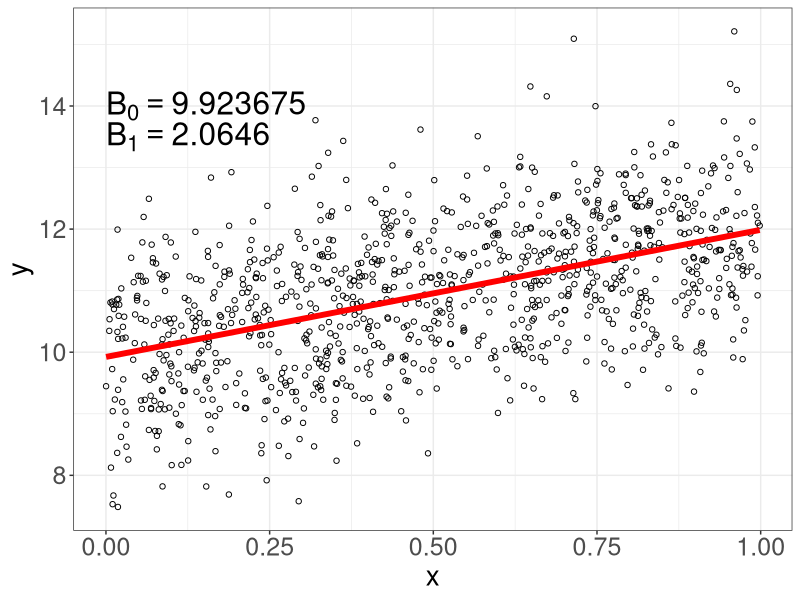

The R source for this figure:
## ---- chunk 1
#| fig-alt: "Scatterplot of a finite population of 1000 points, with x-axis labeled X and y-axis labeled y. The relationship is linear and shows a positive association. There is a red line showing the least squares regression line, and the values of the slope and intercept are shown in the top left as B0 = 9.92 and B1 = 2.06."
#| fig-asp: 0.7
library(tidyverse)
theme_set(theme_bw())
set.seed(9919)
N <- 1000
x <- runif(N)
y <- 10 + 2*x + rnorm(N)
pop <- tibble(x = x, y = y)
fit <- lm(y ~ x, data=pop)
B0 <- as.numeric(coef(fit)[1])
B1 <- as.numeric(coef(fit)[2])
lab_B0 <- paste0("B[0] ==", B0)
lab_B1 <- paste0("B[1] ==", B1)
pop %>%
  ggplot(aes(x = x, y = y)) + 
  geom_point(shape=1) +
  geom_smooth(method = "lm", se = FALSE, lwd = 2, col = "red") +
  theme(axis.title = element_text(size = 20), 
        axis.text = element_text(size = 18)) +
  annotate("text", x = 0, y = 14, label = lab_B0, parse = TRUE, hjust = 0, size = 8) + 
  annotate("text", x = 0, y = 13.5, label = lab_B1, parse = TRUE, hjust = 0, size = 8)
## ---- chunk 2
library(haven)
library(survey)
# pop <- read_dta("./datasets/apipop.dta") %>%
#   mutate(stype = factor(stype, levels = 1:3, labels = c("E","M","H")))
samp <- read_dta("./datasets/apipop_clustersample_2stage.dta") %>%
  mutate(stype = factor(stype, levels = 1:3, labels = c("E","M","H")))

# fit_pop <- lm(api00 ~ ell + stype, data = pop)
# summary(fit_pop)

# pop %>%
#   ggplot(aes(x = ell, y = api00, color = stype, shape = stype)) + geom_point(size = 1) +
#   geom_abline(intercept = coef(fit_pop)[1], slope = coef(fit_pop)[2], color = "red", lwd = 1.5) + 
#   geom_abline(intercept = coef(fit_pop)[1] + coef(fit_pop)[3], slope = coef(fit_pop)[2], color = "green", lwd = 1.5) + 
#   geom_abline(intercept = coef(fit_pop)[1] + coef(fit_pop)[4], slope = coef(fit_pop)[2], color = "blue", lwd = 1.5) + 
#   lims(x = c(0,100), y = c(300, 1000))

# samp %>%
#   ggplot(aes(x = ell, y = api00, color = stype, shape = stype)) + geom_point(size = 2) +
#   geom_abline(intercept = coef(fit_samp)[1], slope = coef(fit_samp)[2], color = "red", lwd = 1.5) + 
#   geom_abline(intercept = coef(fit_samp)[1] + coef(fit_samp)[3], slope = coef(fit_samp)[2], color = "green", lwd = 1.5) + 
#   geom_abline(intercept = coef(fit_samp)[1] + coef(fit_samp)[4], slope = coef(fit_samp)[2], color = "blue", lwd = 1.5) + 
#   lims(x = c(0,100), y = c(300, 1000))

des <- svydesign(id = ~dnum + snum, weight = ~wt, fpc = ~N + Mi, data=samp)
fit_samp <- svyglm(api00 ~ ell + stype, design = des)
## ---- chunk 3
#| echo: true
summary(fit_samp, df.resid=degf(des))
## ---- chunk 4
#| echo: true
summary(fit_samp)
